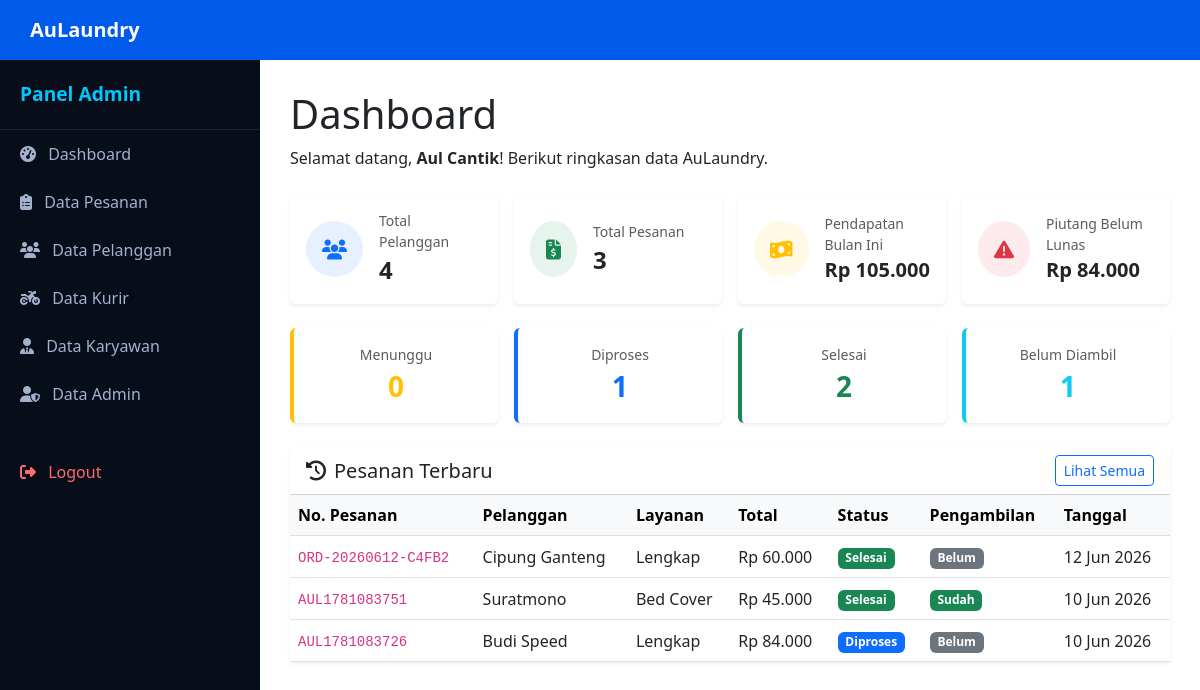
The page /pages/admin/dashboard.php (signed in) on the database its author committed.
### tables this page shows
CREATE TABLE `pesanan` (
  `id_pesanan` int(11) NOT NULL,
  `no_pesanan` varchar(20) NOT NULL,
  `id_pelanggan` int(11) NOT NULL,
  `id_kurir` int(11) DEFAULT NULL,
  `jenis_layanan` varchar(50) NOT NULL,
  `berat_kg` decimal(5,1) NOT NULL,
  `total_bayar` int(11) NOT NULL,
  `metode_bayar` enum('Cash','E-Wallet') DEFAULT 'Cash',
  `status_laundry` enum('Menunggu','Diproses','Selesai') DEFAULT 'Menunggu',
  `status_piutang` enum('Lunas','Belum Lunas') DEFAULT 'Lunas',
  `tgl_masuk` timestamp NOT NULL DEFAULT current_timestamp(),
  `tgl_selesai` timestamp NULL DEFAULT NULL,
  `pesanan_diambil` tinyint(1) NOT NULL DEFAULT 0,
  `created_at` timestamp NOT NULL DEFAULT current_timestamp(),
  `updated_at` timestamp NOT NULL DEFAULT current_timestamp() ON UPDATE current_timestamp(),
  `jenis_waktu` varchar(20) NOT NULL,
  `catatan` text DEFAULT NULL
);

CREATE TABLE `pelanggan` (
  `id_pelanggan` int(11) NOT NULL,
  `nama_pelanggan` varchar(100) NOT NULL,
  `alamat` text NOT NULL,
  `no_hp` varchar(20) NOT NULL,
  `username` varchar(50) NOT NULL,
  `password` varchar(255) NOT NULL,
  `reset_token` varchar(255) DEFAULT NULL,
  `created_at` timestamp NOT NULL DEFAULT current_timestamp(),
  `updated_at` timestamp NOT NULL DEFAULT current_timestamp() ON UPDATE current_timestamp()
);

### includes/auth.php (called while the page is built, shortened)
<?php
require_once __DIR__ . '/../config/database.php';
function isLoggedIn() {
    return isset($_SESSION['role']);
}
function currentUser() {
    $role = $_SESSION['role'];
    switch ($role) {
        case 'admin':
            $stmt = db()->prepare("SELECT * FROM admin WHERE id_admin = ?");
            $stmt->execute([$_SESSION['id_admin'] ?? 0]);
            return $stmt->fetch();
    }
}

### config/database.php (called while the page is built, shortened)
<?php
$pdo = null;
function db() {
    global $pdo;
    if ($pdo === null) {
        $host    = 'localhost';
        $dbname  = 'db_aulaundry';
        $user    = 'root';
        $pass    = '';
        $charset = 'utf8mb4';
        $dsn = "mysql:host=$host;dbname=$dbname;charset=$charset";
        $options = [
            PDO::ATTR_ERRMODE            => PDO::ERRMODE_EXCEPTION,
            PDO::ATTR_DEFAULT_FETCH_MODE => PDO::FETCH_ASSOC,
            PDO::ATTR_EMULATE_PREPARES   => false,
        ];
        try {
            $pdo = new PDO($dsn, $user, $pass, $options);
        } catch (PDOException $e) {
            die("Koneksi database gagal: " . $e->getMessage());
        }
    }
    return $pdo;
}

### pages/admin/dashboard.php (the view, shortened to what this page needs)
<?php
require_once __DIR__ . '/../../includes/auth.php';
require_once __DIR__ . '/../../includes/header.php';
require_once __DIR__ . '/../../includes/sidebar.php';
$db = db();
$totalPelanggan = $db->query("SELECT COUNT(*) FROM pelanggan")->fetchColumn();
$totalPesanan = $db->query("SELECT COUNT(*) FROM pesanan")->fetchColumn();
$pesananMenunggu = $db->query("SELECT COUNT(*) FROM pesanan WHERE status_laundry = 'Menunggu'")->fetchColumn();
$pesananDiproses = $db->query("SELECT COUNT(*) FROM pesanan WHERE status_laundry = 'Diproses'")->fetchColumn();
$pesananSelesai = $db->query("SELECT COUNT(*) FROM pesanan WHERE status_laundry = 'Selesai'")->fetchColumn();
$belumDiambil = $db->query("SELECT COUNT(*) FROM pesanan WHERE status_laundry = 'Selesai' AND pesanan_diambil = 0")->fetchColumn();
$piutangBelumLunas = $db->query("SELECT COALESCE(SUM(total_bayar), 0) FROM pesanan WHERE status_piutang = 'Belum Lunas'")->fetchColumn();
$bulanIni = date('Y-m');
$stmtBulan = $db->prepare("SELECT COALESCE(SUM(total_bayar), 0) FROM pesanan WHERE status_piutang = 'Lunas' AND DATE_FORMAT(tgl_masuk, '%Y-%m') = :bulan");
$stmtBulan->execute(['bulan' => $bulanIni]);
$pendapatanBulanIni = $stmtBulan->fetchColumn();
$pesananTerbaru = $db->query("SELECT p.*, pel.nama_pelanggan FROM pesanan p JOIN pelanggan pel ON p.id_pelanggan = pel.id_pelanggan ORDER BY p.tgl_masuk DESC LIMIT 5")->fetchAll();
$user = currentUser();
?>
<div id="content">
    <div class="page-header mb-4">
        <h1>Dashboard</h1>
        <p>Selamat datang, <strong><?= htmlspecialchars($user['nama_admin'] ?? 'Admin') ?></strong>! Berikut ringkasan data AuLaundry.</p>
    </div>
    <div class="row g-3 mb-4">
        <div class="col-lg-3 col-md-6">
            <div class="card border-0 shadow-sm h-100">
                <div class="card-body d-flex align-items-center">
                    <div class="rounded-circle bg-primary bg-opacity-10 p-3 me-3">
                        <i class="fa-solid fa-users fa-lg text-primary"></i>
                    </div>
                    <div>
                        <div class="text-muted small">Total Pelanggan</div>
                        <div class="fw-bold fs-4"><?= number_format($totalPelanggan) ?></div>
                    </div>
                </div>
            </div>
        </div>
        <div class="col-lg-3 col-md-6">
            <div class="card border-0 shadow-sm h-100">
                <div class="card-body d-flex align-items-center">
                    <div class="rounded-circle bg-success bg-opacity-10 p-3 me-3">
                        <i class="fa-solid fa-file-invoice-dollar fa-lg text-success"></i>
                    </div>
                    <div>
                        <div class="text-muted small">Total Pesanan</div>
                        <div class="fw-bold fs-4"><?= number_format($totalPesanan) ?></div>
                    </div>
                </div>
            </div>
        </div>
        <div class="col-lg-3 col-md-6">
            <div class="card border-0 shadow-sm h-100">
                <div class="card-body d-flex align-items-center">
                    <div class="rounded-circle bg-warning bg-opacity-10 p-3 me-3">
                        <i class="fa-solid fa-money-bill-wave fa-lg text-warning"></i>
                    </div>
                    <div>
                        <div class="text-muted small">Pendapatan Bulan Ini</div>
                        <div class="fw-bold fs-5">Rp <?= number_format($pendapatanBulanIni, 0, ',', '.') ?></div>
                    </div>
                </div>
            </div>
        </div>
        <div class="col-lg-3 col-md-6">
            <div class="card border-0 shadow-sm h-100">
                <div class="card-body d-flex align-items-center">
                    <div class="rounded-circle bg-danger bg-opacity-10 p-3 me-3">
                        <i class="fa-solid fa-exclamation-triangle fa-lg text-danger"></i>
                    </div>
                    <div>
                        <div class="text-muted small">Piutang Belum Lunas</div>
                        <div class="fw-bold fs-5">Rp <?= number_format($piutangBelumLunas, 0, ',', '.') ?></div>
                    </div>
                </div>
            </div>
        </div>
    </div>
    <div class="row g-3 mb-4">
        <div class="col-lg-3 col-md-6">
            <div class="card border-0 shadow-sm h-100 border-start border-warning border-4">
                <div class="card-body text-center">
                    <div class="text-muted small">Menunggu</div>
                    <div class="fw-bold fs-3 text-warning"><?= $pesananMenunggu ?></div>
                </div>
            </div>
        </div>
        <div class="col-lg-3 col-md-6">
            <div class="card border-0 shadow-sm h-100 border-start border-primary border-4">
                <div class="card-body text-center">
                    <div class="text-muted small">Diproses</div>
                    <div class="fw-bold fs-3 text-primary"><?= $pesananDiproses ?></div>
                </div>
            </div>
        </div>
        <div class="col-lg-3 col-md-6">
            <div class="card border-0 shadow-sm h-100 border-start border-success border-4">
                <div class="card-body text-center">
                    <div class="text-muted small">Selesai</div>
                    <div class="fw-bold fs-3 text-success"><?= $pesananSelesai ?></div>
                </div>
            </div>
        </div>
        <div class="col-lg-3 col-md-6">
            <div class="card border-0 shadow-sm h-100 border-start border-info border-4">
                <div class="card-body text-center">
                    <div class="text-muted small">Belum Diambil</div>
                    <div class="fw-bold fs-3 text-info"><?= $belumDiambil ?></div>
                </div>
            </div>
        </div>
    </div>
    <div class="card border-0 shadow-sm">
        <div class="card-header bg-white d-flex justify-content-between align-items-center">
            <h5 class="mb-0"><i class="fa-solid fa-clock-rotate-left me-2"></i>Pesanan Terbaru</h5>
            <a href="data_pesanan.php" class="btn btn-sm btn-outline-primary">Lihat Semua</a>
        </div>
        <div class="card-body p-0">
            <div class="table-responsive">
                <table class="table table-hover align-middle mb-0">
                    <thead class="table-light">
                        <tr>
                            <th>No. Pesanan</th>
                            <th>Pelanggan</th>
                            <th>Layanan</th>
                            <th>Total</th>
                            <th>Status</th>
                            <th>Pengambilan</th>
                            <th>Tanggal</th>
                        </tr>
                    </thead>
                    <tbody>
                        <?php if (empty($pesananTerbaru)): ?>
                            <tr>
                                <td colspan="7" class="text-center py-4 text-muted">Belum ada pesanan.</td>
                            </tr>
                        <?php else: ?>
                            <?php foreach ($pesananTerbaru as $p): ?>
                                <tr>
                                    <td><code><?= htmlspecialchars($p['no_pesanan']) ?></code></td>
                                    <td><?= htmlspecialchars($p['nama_pelanggan']) ?></td>
                                    <td><?= htmlspecialchars($p['jenis_layanan']) ?></td>
                                    <td>Rp <?= number_format($p['total_bayar'], 0, ',', '.') ?></td>
                                    <td>
                                        <?php
                                        $badgeClass = 'bg-secondary';
                                        if ($p['status_laundry'] === 'Menunggu') $badgeClass = 'bg-warning text-dark';
                                        elseif ($p['status_laundry'] === 'Diproses') $badgeClass = 'bg-primary';
                                        elseif ($p['status_laundry'] === 'Selesai') $badgeClass = 'bg-success';
                                        ?>
                                        <span class="badge <?= $badgeClass ?>">
                                            <?= htmlspecialchars($p['status_laundry']) ?>
                                        </span>
                                    </td>
                                    <td>
                                        <span class="badge <?= $p['pesanan_diambil'] ? 'bg-success' : 'bg-secondary' ?>">
                                            <?= $p['pesanan_diambil'] ? 'Sudah' : 'Belum' ?>
                                        </span>
                                    </td>
                                    <td><?= date('d M Y', strtotime($p['tgl_masuk'])) ?></td>
                                </tr>
                            <?php endforeach; ?>
                        <?php endif; ?>
                    </tbody>
                </table>
            </div>
        </div>
    </div>
</div>
<?php require_once __DIR__ . '/../../includes/footer.php'; ?>

### includes/header.php (shortened to what this page needs)
<!DOCTYPE html>
<html lang="id">
<head>
  <link href="https://cdn.jsdelivr.net/npm/bootstrap@5.3.0/dist/css/bootstrap.min.css" rel="stylesheet" />
  <link href="https://cdnjs.cloudflare.com/ajax/libs/font-awesome/6.5.0/css/all.min.css" rel="stylesheet" />
</head>
<body>
  <header>
    <div class="brand">AuLaundry</div>
  </header>

### includes/sidebar.php (shortened to what this page needs)
<?php
$role = $_SESSION['role'] ?? '';
?>
<nav id="sidebar">
    <div class="sidebar-header">
        <span>Panel <?= ucfirst($role); ?></span>
    </div>
    <ul class="nav flex-column px-0" style="list-style:none; padding:0; margin:0;">
        <?php if ($role === 'admin'): ?>
            <li><a href="/aulaundry/pages/admin/dashboard.php"><i class="fas fa-tachometer-alt me-2"></i> Dashboard</a></li>
            <li><a href="/aulaundry/pages/admin/data_pesanan.php"><i class="fas fa-clipboard-list me-2"></i> Data Pesanan</a></li>
            <li><a href="/aulaundry/pages/admin/data_pelanggan.php"><i class="fas fa-users me-2"></i> Data Pelanggan</a></li>
            <li><a href="/aulaundry/pages/admin/data_kurir.php"><i class="fas fa-motorcycle me-2"></i> Data Kurir</a></li>
            <li><a href="/aulaundry/pages/admin/data_karyawan.php"><i class="fas fa-user-tie me-2"></i> Data Karyawan</a></li>
            <li><a href="/aulaundry/pages/admin/data_admin.php"><i class="fas fa-user-shield me-2"></i> Data Admin</a></li>
        <?php elseif ($role === 'karyawan'): ?>
            <li><a href="/aulaundry/pages/karyawan/dashboard.php"><i class="fas fa-tachometer-alt me-2"></i> Dashboard</a></li>
            <li><a href="/aulaundry/pages/karyawan/data_pesanan.php"><i class="fas fa-clipboard-list me-2"></i> Data Pesanan</a></li>
        <?php elseif ($role === 'kurir'): ?>
            <li><a href="/aulaundry/pages/kurir/dashboard.php"><i class="fas fa-tachometer-alt me-2"></i> Dashboard</a></li>
            <li><a href="/aulaundry/pages/kurir/pesanan_antar.php"><i class="fas fa-truck me-2"></i> Pesanan Antar</a></li>
        <?php endif; ?>
        <li style="margin-top: 30px;">
            <a href="/aulaundry/logout.php" style="color: #ff6b6b;"><i class="fas fa-sign-out-alt me-2"></i> Logout</a>
        </li>
    </ul>
</nav>

### includes/footer.php (shortened to what this page needs)
</body>
</html>

### includes/header.php (style rules this page uses)
body, html { height: 100%; margin: 0; overflow-x: hidden; font-family: 'Segoe UI', Tahoma, Geneva, Verdana, sans-serif; }
header { position: fixed; top: 0; left: 0; right: 0; height: 60px; background-color: #005bea; color: white; display: flex; align-items: center; padding: 0 20px; z-index: 1050; }
header .brand { font-weight: 700; font-size: 1.25rem; margin-left: 10px; }
#sidebar { position: fixed; top: 60px; left: 0; width: 260px; height: calc(100% - 60px); background-color: #070d19; color: #a3b1cc; overflow-y: auto; transition: transform 0.3s ease; transform: translateX(0); z-index: 1040; }
#sidebar ul { list-style: none; padding: 0; margin: 0; }
#sidebar a { display: block; padding: 12px 20px; color: inherit; text-decoration: none; transition: background-color 0.3s; }
#sidebar .sidebar-header { font-size: 1.2rem; font-weight: 700; padding: 20px; color: #00c6fb; border-bottom: 1px solid #1a2536; display: flex; justify-content: space-between; align-items: center; }
#content { margin-top: 60px; margin-left: 260px; padding: 30px; transition: margin-left 0.3s ease; }
@media (min-width: 992px) { #sidebar { transform: translateX(0); } }
@media (min-width: 992px) { #content { margin-left: 260px; } }

### rows shown on the page
pesanan: no_pesanan "ORD-20260612-C4FB2", id_pelanggan.nama_pelanggan "Cipung Ganteng", jenis_layanan "Lengkap", total_bayar "60.000", status_laundry "Selesai", pesanan_diambil "Belum", tgl_masuk "12 Jun 2026"
pesanan: no_pesanan "AUL1781083751", id_pelanggan.nama_pelanggan "Suratmono", jenis_layanan "Bed Cover", total_bayar "45.000", status_laundry "Selesai", pesanan_diambil "Sudah", tgl_masuk "10 Jun 2026"
pesanan: no_pesanan "AUL1781083726", id_pelanggan.nama_pelanggan "Budi Speed", jenis_layanan "Lengkap", total_bayar "84.000", status_laundry "Diproses", pesanan_diambil "Belum", tgl_masuk "10 Jun 2026"

### other values the page prints
$role "Admin"
$user['nama_admin'] "Aul Cantik"
$totalPelanggan "4"
$totalPesanan "3"
$pendapatanBulanIni "105.000"
$piutangBelumLunas "84.000"
$pesananMenunggu "0"
$pesananDiproses "1"
$pesananSelesai "2"
$belumDiambil "1"
